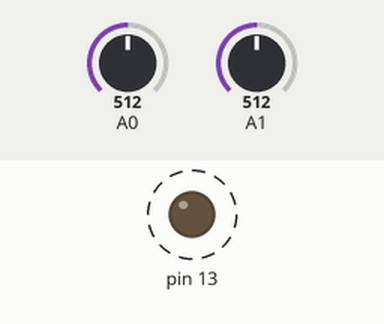
A sketch run on a simulated Arduino Uno, built with avr-gcc and run on an emulated ATmega328P. On the bench: output pins drawn as LEDs (lit = HIGH). Dashed ring = blinking. Inputs (shaded band) come from the test bench; at power-on: A0 = 512, A1 = 512. What the sketch prints to the serial monitor is not drawn.

Above: at 0.05 s.
Timing chart, 0 to 3.0 s (numbered marks = the images above):
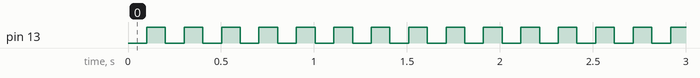

The sketch:

arduinoADC.ino
```cpp
bool state = false;
const unsigned int MAX_INPUT=10;

void setup() {

  pinMode(A0, INPUT);
  pinMode(A1, INPUT);
  pinMode(13, OUTPUT);
  Serial.begin(9600);

}

// here to process incoming serial data after a terminator received
void process_data (const char * data, int dataLen)
  {
//    if (dataLen>=2){
//      int intData = atoi(data);
//      int axis = (int) (intData/pow(10, dataLen-1));
//      if (axis >= NUM_AXES) {
//        // invalid
//        return;
//      }
//      if (axis >= NON_SERVOS) {
//        int angle = intData % ((int) ceil(pow(10, dataLen-1)));
//        servos[axis-NON_SERVOS].write(map(constrain(angle, 0, 180), 0, 180, constraints[axis-NON_SERVOS][0], constraints[axis-NON_SERVOS][1]));
//      }
//      else {
//        targetRailPosition = intData % ((int) ceil(pow(10, dataLen-1)));
//      }
//    }
    state= !state;

  }  // end of process_data

void processIncomingByte (const byte inByte)
  {
  static char input_line [MAX_INPUT];
  static unsigned int input_pos = 0;

  switch (inByte)
    {

    case '\n':   // end of text
      input_line [input_pos] = 0;  // terminating null byte

      // terminator reached! process input_line here ...
      process_data (input_line, input_pos);

      // reset buffer for next time
      input_pos = 0;
      break;

    case '\r':   // discard carriage return
      break;

    default:
      // keep adding if not full ... allow for terminating null byte
      if (input_pos < (MAX_INPUT - 1))
        input_line [input_pos++] = inByte;
      break;

    }  // end of switch

  } // end of processIncomingByte

void loop() {
  // if serial data available, process it
//  while (Serial.available () > 0)
//    processIncomingByte (Serial.read ());
  if (state) {
    digitalWrite(13, HIGH);
  }
  else {
    digitalWrite(13, LOW);
  }
  state = !state;
  Serial.print(map(analogRead(A0), 0, 1023, 0, 43));
  Serial.print(" ");
  Serial.println(map(analogRead(A1), 0, 1023, 30, 120));
  delay(100);

 }  // end of loop
```

Measured:
- by itself, pin 13: alternates HIGH for 0.10 s and LOW for 0.10 s
